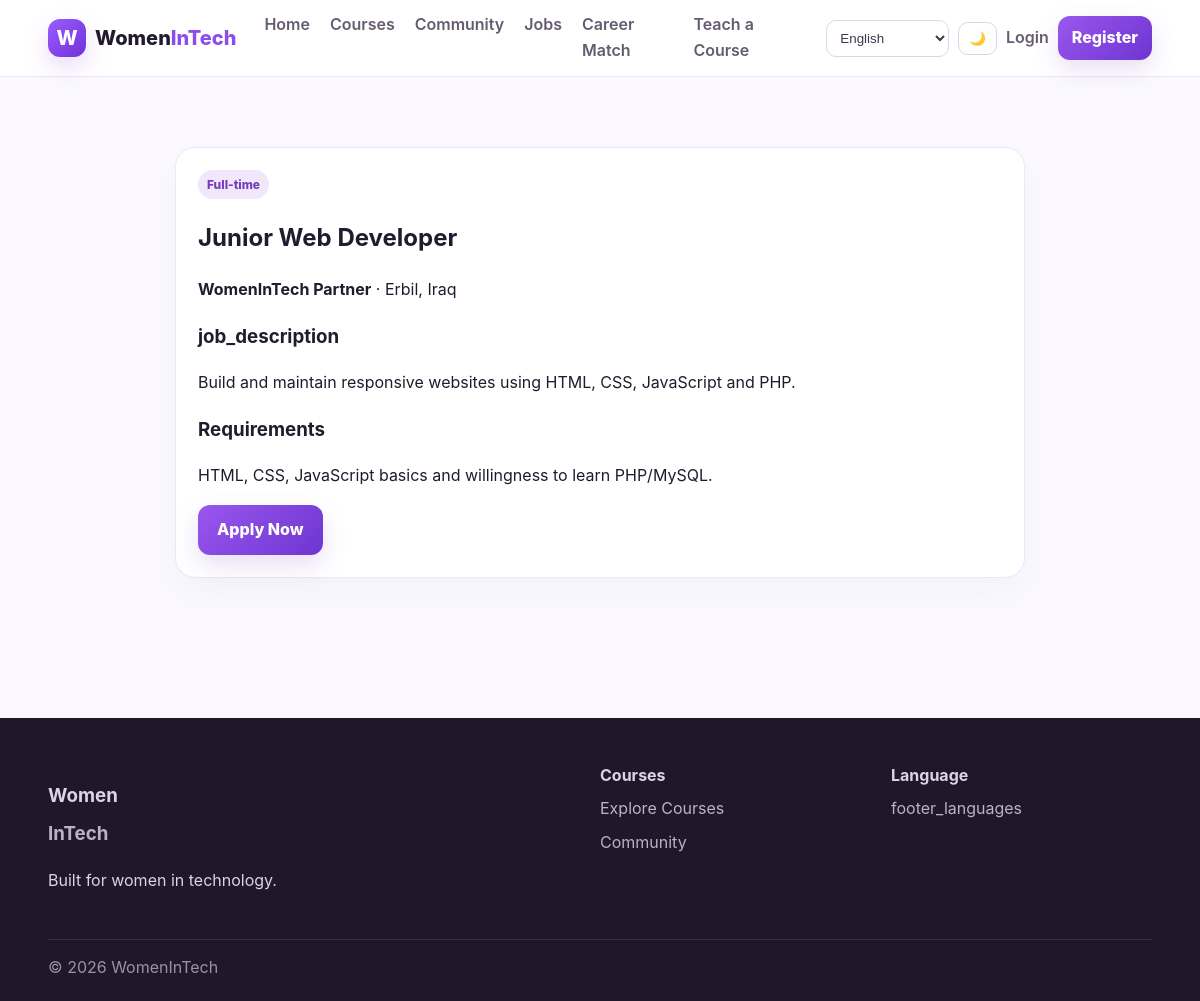
/jobs/details.php?id=1&lang=en, run on the app's committed database.
### tables this page shows
CREATE TABLE IF NOT EXISTS jobs (
 id INT AUTO_INCREMENT PRIMARY KEY,
 title VARCHAR(255) NOT NULL,
 company VARCHAR(255) NOT NULL,
 location VARCHAR(255) NOT NULL,
 job_type VARCHAR(80) NOT NULL,
 description TEXT NOT NULL,
 requirements TEXT NULL,
 created_at TIMESTAMP DEFAULT CURRENT_TIMESTAMP
);

### includes/bootstrap.php (called while the page is built, shortened)
<?php
$lang = $_GET['lang'] ?? $_SESSION['lang'] ?? 'en';
foreach ($courseCatalogTranslations as $locale => $items) {
    $translations[$locale] = array_merge($items, $translations[$locale] ?? []);
}
function t(string $key): string {
    global $translations, $lang;
    return $translations[$lang][$key] ?? $translations['en'][$key] ?? $key;
}
function e(?string $value): string { return htmlspecialchars($value ?? '', ENT_QUOTES, 'UTF-8'); }
function localizedJob(array $job): array {
    $id=(int)($job['id']??0);
    return $job;
}
?>

### jobs/details.php (the view)
<?php
require_once __DIR__.'/../includes/bootstrap.php';
$id=(int)($_GET['id']??0); $st=$pdo->prepare('SELECT * FROM jobs WHERE id=?'); $st->execute([$id]); $job=$st->fetch(); if(!$job) die(t('job_not_found'));
$job=localizedJob($job); $pageTitle=$job['title']; require __DIR__.'/../includes/header.php'; ?>
<section class="section"><div class="container" style="max-width:850px"><div class="card"><span class="pill"><?=e($job['job_type'])?></span><h1><?=e($job['title'])?></h1><p><strong><?=e($job['company'])?></strong> · <?=e($job['location'])?></p><h3><?=t('job_description')?></h3><p><?=nl2br(e($job['description']))?></p><h3><?=t('requirements')?></h3><p><?=nl2br(e($job['requirements']))?></p><a class="btn" href="apply.php?job_id=<?=$job['id']?>&lang=<?=e($lang)?>"><?=t('apply')?></a></div></div></section>
<?php require __DIR__.'/../includes/footer.php'; ?>

### assets/css/style.css (style rules this page uses)
* { box-sizing:border-box }
html { scroll-behavior:smooth }
body { margin:0;font-family:Inter,Segoe UI,Tahoma,Arial,sans-serif;background:#fbf9ff;color:#211b2d;line-height:1.6 }
a { color:inherit;text-decoration:none }
.container { width:min(1180px,92%);margin:auto }
.btn { display:inline-flex;align-items:center;justify-content:center;border:0;border-radius:12px;padding:12px 19px;background:linear-gradient(135deg,#9957ed,#6f35d2);color:#fff;font-weight:800;cursor:pointer;box-shadow:0 10px 25px #7540c62b }
.section { padding:70px 0 }
.card { background:#fff;border:1px solid #eee5f6;border-radius:20px;padding:22px;box-shadow:0 15px 35px #4d2a7b0a }
.pill { display:inline-flex;padding:5px 9px;border-radius:999px;background:#f0e7fa;color:#743bbd;font-weight:800;font-size:12px }
html[dir=ltr] body { direction:ltr;text-align:left }

### data on the page
jobs: job_type "Full-time", title "Junior Web Developer", company "WomenInTech Partner", location "Erbil, Iraq", description "Build and maintain responsive websites using HTML, CSS, JavaScript and PHP.", requirements "HTML, CSS, JavaScript basics and willingness to learn PHP/MySQL."

### other printed values
t('home') "Home"
t('courses') "Courses"
t('community') "Community"
t('jobs') "Jobs"
t('career_match') "Career Match"
t('teach_course') "Teach a Course"
t('login') "Login"
t('register') "Register"
t('job_description') "job_description"
t('requirements') "Requirements"
t('apply') "Apply Now"
t('footer') "Built for women in technology."
t('explore_courses') "Explore Courses"
t('language') "Language"
t('footer_languages') "footer_languages"
